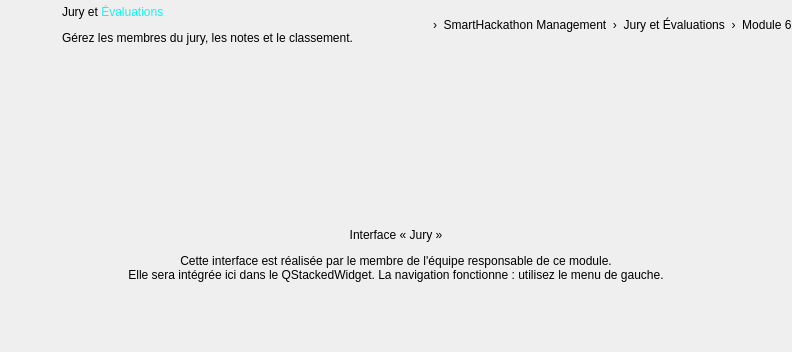
<widget class="QWidget" name="pageJury"><layout class="QVBoxLayout" name="layoutPageJury"><property name="leftMargin"><number>0</number></property><property name="topMargin"><number>0</number></property><property name="rightMargin"><number>0</number></property><property name="bottomMargin"><number>0</number></property><property name="spacing"><number>12</number></property><item><layout class="QHBoxLayout" name="layoutTitleJury"><property name="spacing"><number>12</number></property><item><widget class="QLabel" name="labelTitleIconJury"><property name="pixmap"><pixmap resource="resources.qrc">:/icons/ti_award.png</pixmap></property><property name="scaledContents"><bool>true</bool></property><property name="minimumSize"><size><width>50</width><height>50</height></size></property><property name="maximumSize"><size><width>50</width><height>50</height></size></property></widget></item><item><layout class="QVBoxLayout" name="layoutTitleTxtJury"><property name="spacing"><number>0</number></property><item><widget class="QLabel" name="labelTitleJury"><property name="text"><string>Jury et &lt;span style=&quot;color:#0BF8F6;&quot;&gt;Évaluations&lt;/span&gt;</string></property><property name="textFormat"><enum>Qt::RichText</enum></property><property name="pageTitle" stdset="0"><bool>true</bool></property></widget></item><item><widget class="QLabel" name="labelSubtitleJury"><property name="text"><string>Gérez les membres du jury, les notes et le classement.</string></property><property name="pageSub" stdset="0"><bool>true</bool></property></widget></item></layout></item><item><spacer name="spTitleJury"><property name="orientation"><enum>Qt::Horizontal</enum></property><property name="sizeHint" stdset="0"><size><width>40</width><height>10</height></size></property></spacer></item><item><widget class="QLabel" name="labelHomeIconJury"><property name="pixmap"><pixmap resource="resources.qrc">:/icons/home_c.png</pixmap></property><property name="scaledContents"><bool>true</bool></property><property name="minimumSize"><size><width>16</width><height>16</height></size></property><property name="maximumSize"><size><width>16</width><height>16</height></size></property></widget></item><item><widget class="QLabel" name="labelBreadcrumbJury"><property name="text"><string>›  SmartHackathon Management  ›  Jury et Évaluations  ›  Module 6</string></property><property name="pageSub" stdset="0"><bool>true</bool></property></widget></item></layout></item><item><widget class="QFrame" name="framePlaceholderJury"><property name="card" stdset="0"><bool>true</bool></property><layout class="QVBoxLayout" name="layoutPhJury"><property name="leftMargin"><number>30</number></property><property name="topMargin"><number>30</number></property><property name="rightMargin"><number>30</number></property><property name="bottomMargin"><number>30</number></property><property name="spacing"><number>12</number></property><item><spacer name="spPhTJury"><property name="orientation"><enum>Qt::Vertical</enum></property><property name="sizeHint" stdset="0"><size><width>20</width><height>40</height></size></property></spacer></item><item alignment="Qt::AlignHCenter"><widget class="QLabel" name="labelPhIconJury"><property name="pixmap"><pixmap resource="resources.qrc">:/icons/ti_award.png</pixmap></property><property name="scaledContents"><bool>true</bool></property><property name="minimumSize"><size><width>84</width><height>84</height></size></property><property name="maximumSize"><size><width>84</width><height>84</height></size></property></widget></item><item><widget class="QLabel" name="labelPhTitleJury"><property name="text"><string>Interface « Jury »</string></property><property name="phTitle" stdset="0"><bool>true</bool></property><property name="alignment"><set>Qt::AlignCenter</set></property></widget></item><item><widget class="QLabel" name="labelPhTextJury"><property name="text"><string>Cette interface est réalisée par le membre de l'équipe responsable de ce module.
Elle sera intégrée ici dans le QStackedWidget. La navigation fonctionne : utilisez le menu de gauche.</string></property><property name="phText" stdset="0"><bool>true</bool></property><property name="alignment"><set>Qt::AlignCenter</set></property></widget></item><item><spacer name="spPhBJury"><property name="orientation"><enum>Qt::Vertical</enum></property><property name="sizeHint" stdset="0"><size><width>20</width><height>40</height></size></property></spacer></item></layout></widget></item></layout></widget>
